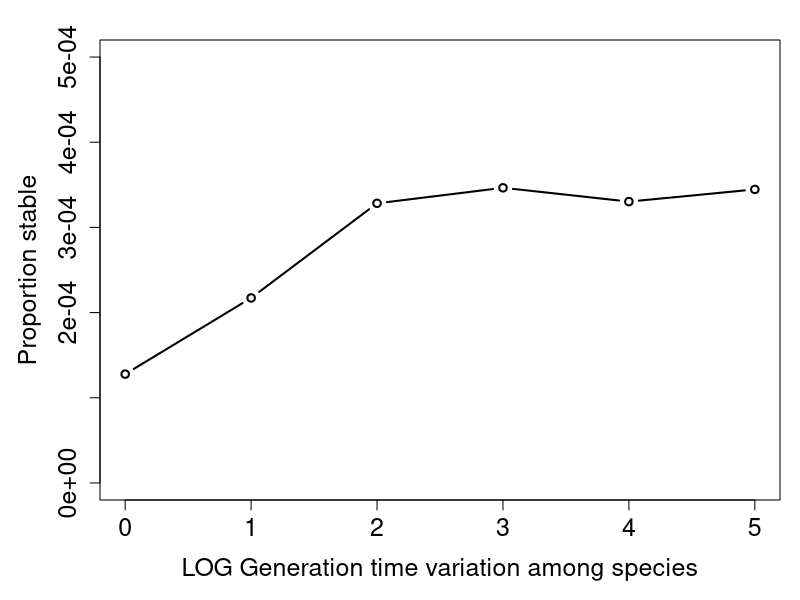
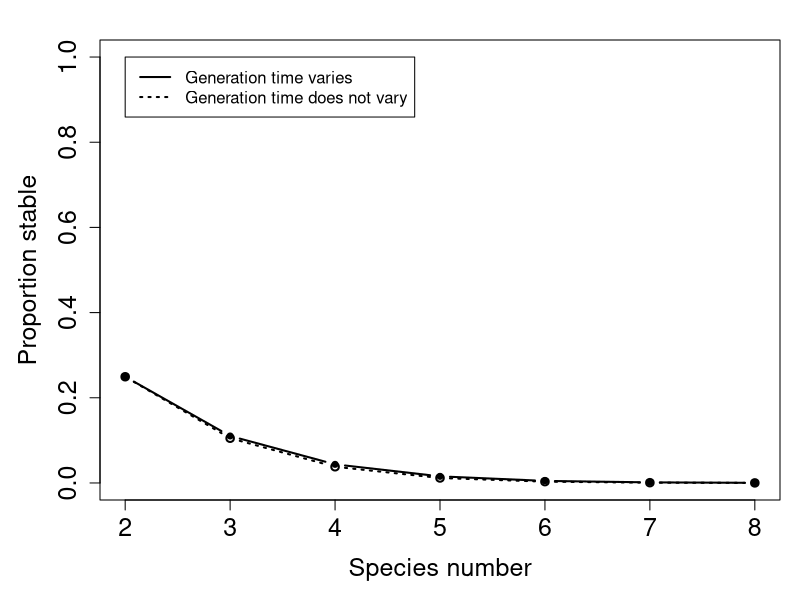
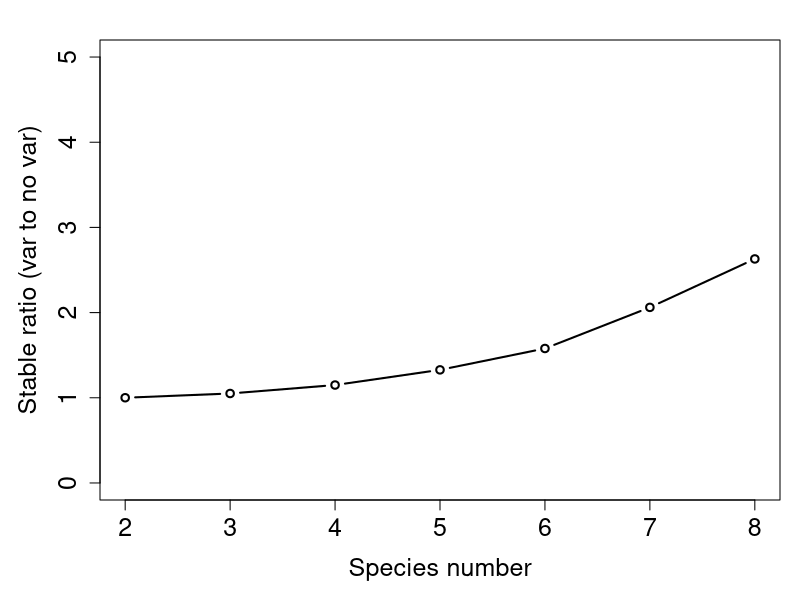
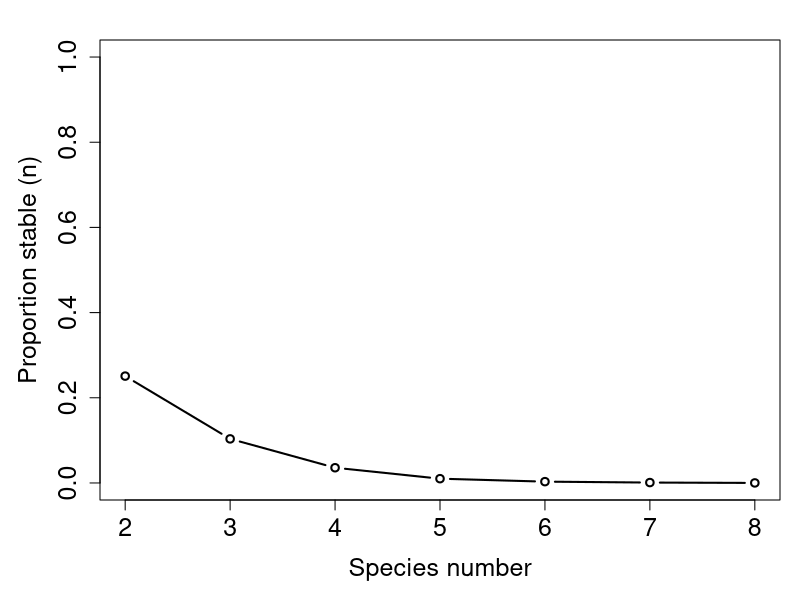
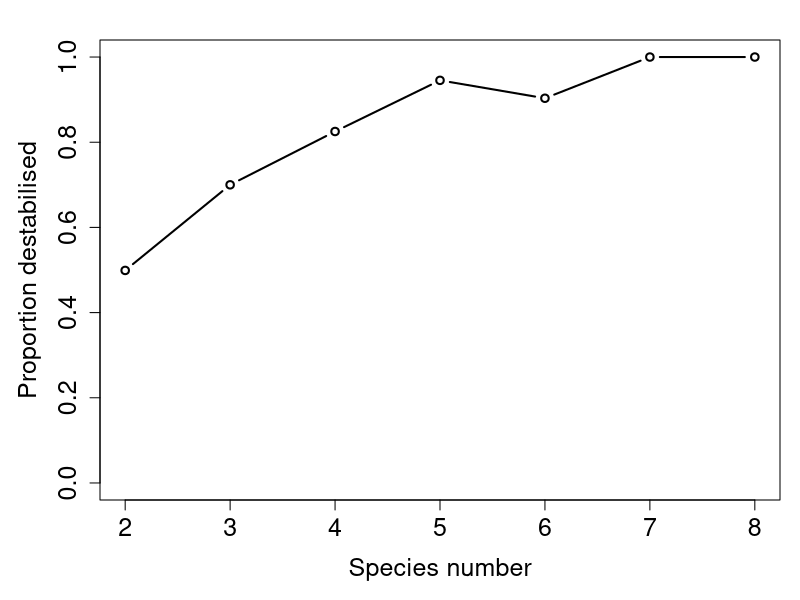
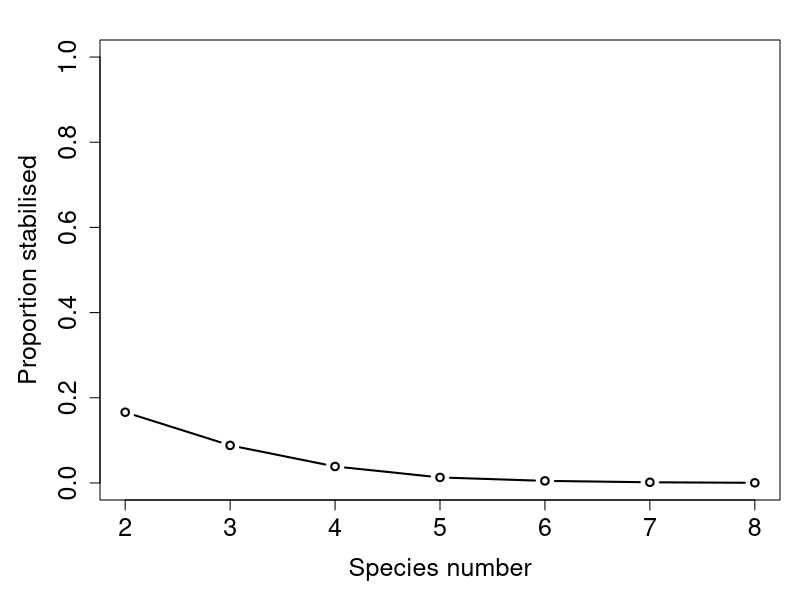

Generate these figures, in order, with R:
## ---- chunk 1
mag_var <- read.table(file = "var_gen_mag.csv", header = TRUE, sep = ",");
stabi_3 <- mag_var[,3] / 10000000;
par(mar = c(5, 5, 2, 1));
plot(x = log10(mag_var[,1]), y = stabi_3, type = "b", lwd = 2, ylim = c(0, 0.0005),
     xlab = "LOG Generation time variation among species", ylab = "Proportion stable",
     cex.axis = 1.5, cex.lab = 1.5, lty = "solid");
## ---- chunk 2
gen_var <- read.table(file = "dif_sp_gen_var.csv", header = TRUE, sep = ",");
stabi_1 <- gen_var[,2] / 1000000;
stabi_2 <- gen_var[,3] / 1000000;
par(mar = c(5, 5, 2, 1));
plot(x = gen_var[,1], y = stabi_1, type = "b", lwd = 2, ylim = c(0, 1),
     xlab = "Species number", ylab = "Proportion stable",
     cex.axis = 1.5, cex.lab = 1.5, lty = "dotted");
points(x = gen_var[,1], y = stabi_2, type = "b", lwd = 2, ylim = c(0, 1),
       lty = "solid", pch = 20);
legend(x = 2, y = 1, lwd = 2,
       legend = c("Generation time varies", "Generation time does not vary"),
       lty = c("solid", "dotted"));
## ---- chunk 3
par(mar = c(5, 5, 2, 1));
plot(x = gen_var[,1], y = stabi_2 / stabi_1, type = "b", lwd = 2, ylim = c(0, 5),
     xlab = "Species number", ylab = "Stable ratio (var to no var)",
     cex.axis = 1.5, cex.lab = 1.5, lty = "solid");
## ---- chunk 4
random_comm <- function(dm = 2, iter = 10000){
    stabilised_fastevo <- NULL;
    unstabled_fastevo  <- NULL;
    nn           <- dm * dm;
    tot_stabled  <- 0;
    tot_ustabled <- 0;
    tot_eco_stab <- 0;
    stabilised_fastevo <- NULL;
    unstabled_fastevo  <- NULL;
    while(iter > 0){
        stabilised   <- 0;
        unstabilised <- 0;
        Adat <- runif(n = nn, min = -4, max = 4);
        Bdat <- runif(n = nn, min = -4, max = 4);
        Cdat <- runif(n = nn, min = -4, max = 4);
        A    <- matrix(data = Adat, nrow = dm, ncol = dm);
        B    <- matrix(data = Bdat, nrow = dm, ncol = dm);
        C    <- matrix(data = Cdat, nrow = dm, ncol = dm);
        egD  <- 1;
        while(egD >= 0){
             Ddat <- runif(n = nn, min = -4, max = 4);
             D    <- matrix(data = Ddat, nrow = dm, ncol = dm);
             egD  <- max(Re(eigen(D)$values))
        }
        eco_stable       <- max(Re(eigen(A)$values)) < 0;
        slow_evo_maxE    <- max(Re(eigen(A + B %*% solve(D) %*% (-C))$values));
        stable_fast_evo  <- slow_evo_maxE < 0;
        if(eco_stable == FALSE & stable_fast_evo == TRUE){
            list_ele <- length(stabilised_fastevo$A) + 1;
            stabilised_fastevo$A[[list_ele]] <- A;
            stabilised_fastevo$B[[list_ele]] <- B;
            stabilised_fastevo$C[[list_ele]] <- C;
            stabilised_fastevo$D[[list_ele]] <- D;
            stabilised   <- 1;
        }
        if(eco_stable == TRUE & stable_fast_evo == FALSE){
            list_ele <- length(unstabled_fastevo$A) + 1;
            unstabled_fastevo$A[[list_ele]] <- A;
            unstabled_fastevo$B[[list_ele]] <- B;
            unstabled_fastevo$C[[list_ele]] <- C;
            unstabled_fastevo$D[[list_ele]] <- D;
            unstabilised   <- 1;
        }
        if(stabilised == 1){
            tot_stabled <- tot_stabled + 1;
        }
        if(unstabilised == 1){
            tot_ustabled <- tot_ustabled + 1;
        }
        if(eco_stable == TRUE){
            tot_eco_stab <- tot_eco_stab + 1;
        }
        iter <- iter - 1;
    }
    results <- list(ecologically_stable = tot_eco_stab, 
                    stabilised = tot_stabled, destabilised = tot_ustabled,
                    stabilised_all   = stabilised_fastevo, 
                    destabilised_all = unstabled_fastevo);
    return(results);
}
## ---- chunk 5
dat       <- read.table(file = "rand_sims.txt", header = TRUE);
species   <- dat[,1];
pr_stable <- dat[,2] / (dat[,2] + dat[,4]);
par(mar = c(5, 5, 2, 1));
plot(x = species, y = pr_stable, type = "b", lwd = 2, ylim = c(0, 1),
     xlab = "Species number", ylab = "Proportion stable (n)",
     cex.axis = 1.5, cex.lab = 1.5);
## ---- chunk 6
pr_destabilised <- dat[,3] / dat[,2];
par(mar = c(5, 5, 2, 1));
plot(x = species, y = pr_destabilised, type = "b", lwd = 2, ylim = c(0, 1),
     xlab = "Species number", ylab = "Proportion destabilised",
     cex.axis = 1.5, cex.lab = 1.5);
## ---- chunk 7
pr_stabilised <- dat[,5] / dat[,4];
par(mar = c(5, 5, 2, 1));
plot(x = species, y = pr_stabilised, type = "b", lwd = 2, ylim = c(0, 1),
     xlab = "Species number", ylab = "Proportion stabilised",
     cex.axis = 1.5, cex.lab = 1.5);
